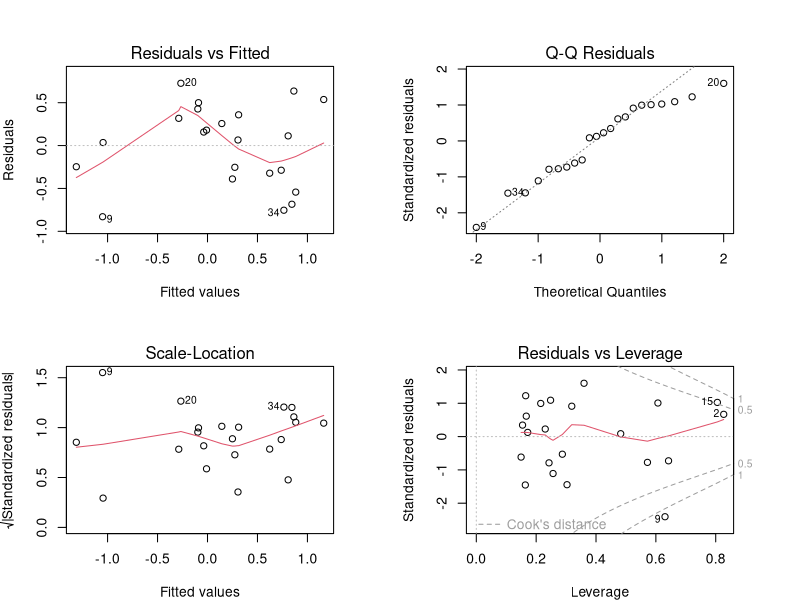

R code for this plot: (Note: this script raises an error after producing the figure.)
## ---- chunk 1
library(tidyverse)
library(corrplot)

## ---- chunk 2

data.combine<-read.csv("./ProcessedData/combine.csv")
data.coal<-read.csv("./ProcessedData/HC_Coal_Edit.csv")

## ---- chunk 3

data.edit<-data.combine %>% 
  filter(year==2019) %>% 
  filter(perc.white!=0) %>% 
  select(!c(1,coal.prod.by.year, year.peak.prod, sum.coal.prod))


data.coal.clean<-data.coal %>% 
  select(!1)

data.coal.health.acs<-full_join(data.edit, data.coal.clean, by="County")

## ---- chunk 4

acs.coal.health.regression <- lm(data = data.coal.health.acs, Health.Outcomes.Z.Score ~ totpop + medage + medincome + perc.white +  perc.bachdegree + year.peak.prod + sum.coal.prod) #we don't want year of peak production - we want # of years from peak production to 2019
summary(acs.coal.health.regression)

## ---- chunk 5

par(mfrow = c(2,2), mar=c(4,4,4,4))
plot(acs.coal.health.regression)
par(mfrow = c(1,1))

acs.health.coal.Corr <- cor(data.coal.health.acs)
corrplot(PeterPaulCorr, method = "ellipse")
corrplot.mixed(PeterPaulCorr, upper = "ellipse")

#Choose a model by AIC in a Stepwise Algorithm
step(acs.coal.health.regression)



